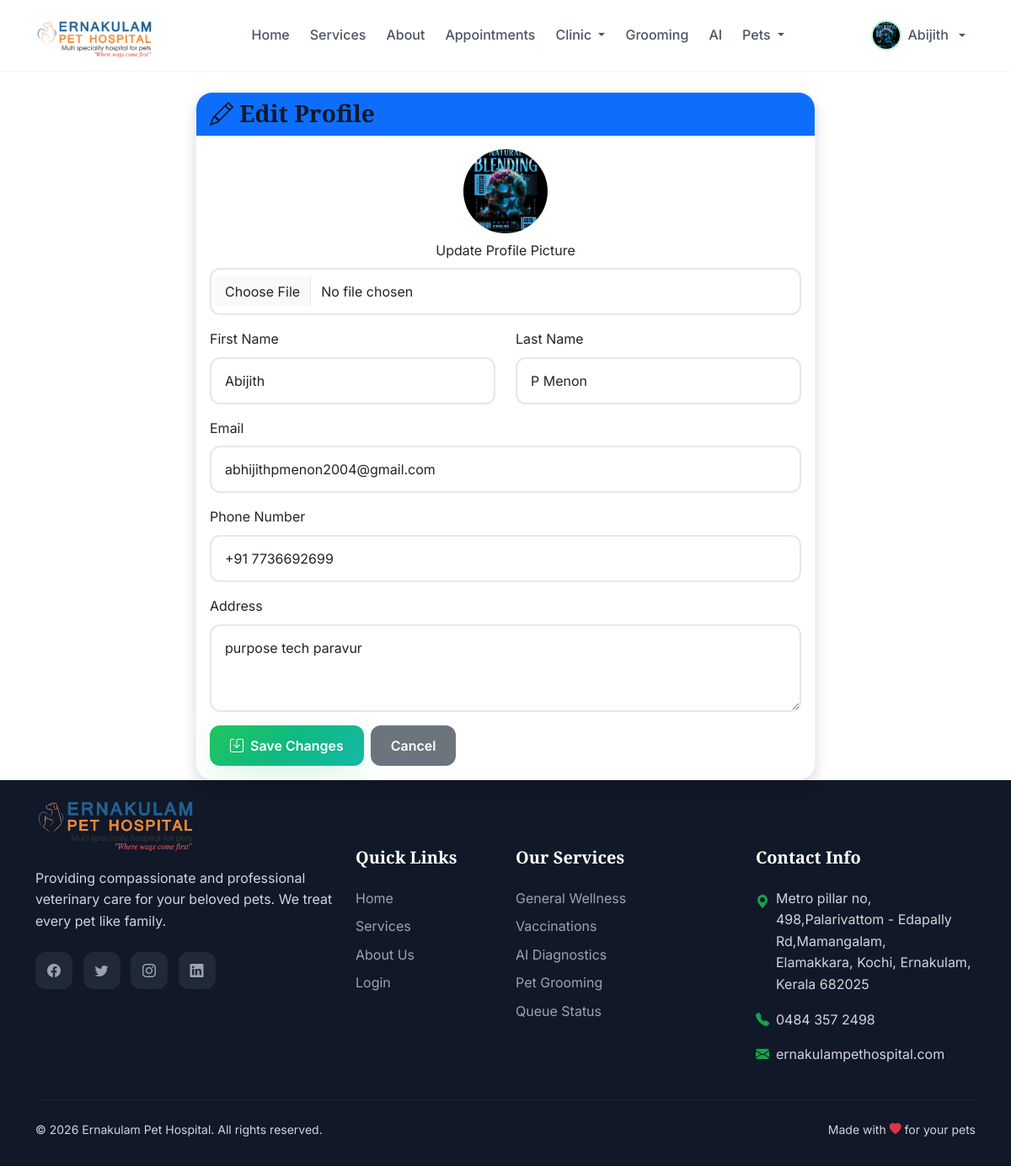
Page /accounts/profile/edit/ (signed in) on the committed database.
### accounts/models.py (models this page shows, shortened)
class User(AbstractUser):
    USER_ROLES = (
        ('ADMIN', 'Administrator'),
        ('VET', 'Veterinarian'),
        ('OWNER', 'Pet Owner'),
    )
    role = models.CharField(max_length=20, choices=USER_ROLES, default='OWNER')
    phone_regex = RegexValidator(
        regex=r'^\+?1?\d{9,15}$',
        message="Phone number must be entered in the format: '+999999999'. Up to 15 digits allowed."
    )
    phone_number = models.CharField(validators=[phone_regex], max_length=17, blank=True)
    address = models.TextField(blank=True)
    date_of_birth = models.DateField(null=True, blank=True)
    profile_picture = models.ImageField(upload_to='profiles/', null=True, blank=True)
    is_active_account = models.BooleanField(default=True)
    created_at = models.DateTimeField(auto_now_add=True)
    updated_at = models.DateTimeField(auto_now=True)
    class Meta:
        ordering = ['-date_joined']
    @property
    def is_pet_owner(self):
        return self.role == 'OWNER'

### accounts/views.py (the view, shortened to what this page needs)
# urls.py: path('profile/edit/', views.edit_profile, name='edit_profile'),
@login_required
def edit_profile(request):
    return render(request, 'accounts/edit_profile.html')

### templates/accounts/edit_profile.html (shortened to what this page needs)
{% extends 'base.html' %}
{% block content %}
<div class="container mt-4">
    <div class="row">
        <div class="col-md-8 offset-md-2">
            <div class="card shadow">
                <div class="card-header bg-primary text-white">
                    <h3 class="mb-0"><i class="bi bi-pencil"></i> Edit Profile</h3>
                </div>
                <div class="card-body">
                    <form method="post" enctype="multipart/form-data">
                        <div class="mb-3 text-center">
                            {% if user.profile_picture %}
                                <img src="{{ user.profile_picture.url }}" alt="Profile" class="rounded-circle mb-2" style="width: 100px; height: 100px; object-fit: cover;">
                            {% endif %}
                            <div>
                                <label for="profile_picture" class="form-label">Update Profile Picture</label>
                                <input type="file" name="profile_picture" class="form-control" id="profile_picture" accept="image/*">
                            </div>
                        </div>
                        <div class="row">
                            <div class="col-md-6 mb-3">
                                <label for="first_name" class="form-label">First Name</label>
                                <input type="text"
                                       class="form-control"
                                       id="first_name"
                                       name="first_name"
                                       value="{{ user.first_name }}">
                            </div>
                            <div class="col-md-6 mb-3">
                                <label for="last_name" class="form-label">Last Name</label>
                                <input type="text"
                                       class="form-control"
                                       id="last_name"
                                       name="last_name"
                                       value="{{ user.last_name }}">
                            </div>
                        </div>
                        <div class="mb-3">
                            <label for="email" class="form-label">Email</label>
                            <input type="email"
                                   class="form-control"
                                   id="email"
                                   name="email"
                                   value="{{ user.email }}">
                        </div>
                        <div class="mb-3">
                            <label for="phone_number" class="form-label">Phone Number</label>
                            <input type="tel"
                                   class="form-control"
                                   id="phone_number"
                                   name="phone_number"
                                   value="{{ user.phone_number }}">
                        </div>
                        <div class="mb-3">
                            <label for="address" class="form-label">Address</label>
                            <textarea class="form-control"
                                      id="address"
                                      name="address"
                                      rows="3">{{ user.address }}</textarea>
                        </div>
                        <div class="d-flex gap-2">
                            <button type="submit" class="btn btn-primary">
                                <i class="bi bi-save"></i> Save Changes
                            </button>
                            <a href="{% url 'accounts:profile' %}" class="btn btn-secondary">
                                Cancel
                            </a>
                        </div>
                    </form>
                </div>
            </div>
        </div>
    </div>
</div>
{% endblock %}

### templates/base.html (shortened to what this page needs)
<!DOCTYPE html>
<html lang="en">
<head>
    <link href="https://cdn.jsdelivr.net/npm/bootstrap@5.3.0/dist/css/bootstrap.min.css" rel="stylesheet">
    <link rel="stylesheet" href="https://cdn.jsdelivr.net/npm/bootstrap-icons@1.11.0/font/bootstrap-icons.css">
    <link href="https://unpkg.com/aos@2.3.1/dist/aos.css" rel="stylesheet">
</head>
<body class="d-flex flex-column min-vh-100">
    <nav class="navbar navbar-expand-lg sticky-top">
        <div class="container">
            <a class="navbar-brand" href="{% url 'home' %}" style="position: relative; width: 150px; display: flex; align-items: center;">
                <img src="/media/logo/logo.png" alt="Logo" style="height: 140px; width: auto; position: absolute; top: -60px; left: 0; z-index: 1000;">
            </a>
            <div class="collapse navbar-collapse" id="navbarNav">
                <ul class="navbar-nav mx-auto">
                    <li class="nav-item">
                        <a class="nav-link {% if request.path == '/' %}active{% endif %}" href="{% url 'home' %}">
                            Home
                        </a>
                    </li>
                    <li class="nav-item">
                        <a class="nav-link {% if 'services' in request.path %}active{% endif %}" href="{% url 'services' %}">
                            Services
                        </a>
                    </li>
                    <li class="nav-item">
                        <a class="nav-link {% if 'about' in request.path %}active{% endif %}" href="{% url 'about' %}">
                            About
                        </a>
                    </li>
                    {% if user.is_authenticated %}
                        <li class="nav-item">
                            <a class="nav-link " href="{% url 'appointments:list' %}">
                                Appointments
                            </a>
                        </li>
                        <li class="nav-item dropdown">
                            <a class="nav-link dropdown-toggle " href="#" id="clinicDropdown" role="button" data-bs-toggle="dropdown">
                                Clinic
                            </a>
                        </li>
                        <li class="nav-item">
                            <a class="nav-link {% if 'grooming' in request.path %}active{% endif %}" href="{% url 'appointments:grooming_services' %}">
                                Grooming
                            </a>
                        </li>
                        <li class="nav-item">
                            <a class="nav-link {% if 'ai_diagnosis' in request.path %}active{% endif %}" href="{% url 'ai_diagnosis:home' %}">
                                AI
                            </a>
                        </li>
                        {% if user.is_pet_owner %}
                        <li class="nav-item dropdown">
                            <a class="nav-link dropdown-toggle {% if 'medical_records' in request.path or 'records' in request.path %}active{% endif %}" href="#" id="petsDropdown" role="button" data-bs-toggle="dropdown">
                                Pets
                            </a>
                        </li>
                        {% endif %}
                    {% endif %}
                </ul>
                <ul class="navbar-nav">
                    {% if user.is_authenticated %}
                        <li class="nav-item dropdown">
                            <a class="nav-link dropdown-toggle d-flex align-items-center gap-2" href="#" id="userDropdown" role="button" data-bs-toggle="dropdown">
                                {% if user.profile_picture %}
                                    <img src="{{ user.profile_picture.url }}" class="rounded-circle" style="width: 36px; height: 36px; object-fit: cover; border: 2px solid var(--primary-200);">
                                {% else %}
                                    <div class="rounded-circle d-flex align-items-center justify-content-center" style="width: 36px; height: 36px; background: var(--primary-100); color: var(--primary-600);">
                                        <i class="bi bi-person-fill"></i>
                                    </div>
                                {% endif %}
                                <span class="d-none d-lg-inline">{{ user.first_name|default:user.username }}</span>
                            </a>
                        </li>
                    {% endif %}
                </ul>
            </div>
        </div>
    </nav>
    <main class="flex-grow-1">
        {% block content %}{% endblock %}
    </main>
    <footer class="footer mt-auto">
        <div class="container">
            <div class="row g-4">
                <div class="col-lg-4">
                    <div class="footer-brand" style="position:relative; padding-left: 140px; min-hight: 60px; display: flex; align-items: center;">
                        <img src="/media/logo/logo.png" alt="Logo" style="position: absolute; left: 0; top: -120px; height: 190px; width: auto;">
                    </div>
                    <p class="mb-4">Providing compassionate and professional veterinary care for your beloved pets. We treat every pet like family.</p>
                    <div class="social-links">
                        <a href="#"><i class="bi bi-facebook"></i></a>
                        <a href="#"><i class="bi bi-twitter"></i></a>
                        <a href="#"><i class="bi bi-instagram"></i></a>
                        <a href="#"><i class="bi bi-linkedin"></i></a>
                    </div>
                </div>
                <div class="col-lg-2 col-md-4">
                    <h5>Quick Links</h5>
                    <ul class="list-unstyled">
                        <li class="mb-2"><a href="{% url 'home' %}">Home</a></li>
                        <li class="mb-2"><a href="{% url 'services' %}">Services</a></li>
                        <li class="mb-2"><a href="{% url 'about' %}">About Us</a></li>
                        <li class="mb-2"><a href="{% url 'accounts:login' %}">Login</a></li>
                    </ul>
                </div>
                <div class="col-lg-3 col-md-4">
                    <h5>Our Services</h5>
                    <ul class="list-unstyled">
                        <li class="mb-2"><a href="{% url 'services' %}">General Wellness</a></li>
                        <li class="mb-2"><a href="{% url 'medical_records:vaccination_list' %}">Vaccinations</a></li>
                        <li class="mb-2"><a href="{% url 'ai_diagnosis:home' %}">AI Diagnostics</a></li>
                        <li class="mb-2"><a href="{% url 'appointments:grooming_services' %}">Pet Grooming</a></li>
                        <li class="mb-2"><a href="{% url 'appointments:queue_status' %}">Queue Status</a></li>
                    </ul>
                </div>
                <div class="col-lg-3 col-md-4">
                    <h5>Contact Info</h5>
                    <ul class="list-unstyled">
                        <li class="mb-3 d-flex align-items-start gap-2">
                            <i class="bi bi-geo-alt-fill text-primary-600 mt-1"></i>
                            <span>Metro pillar no, 498,Palarivattom - Edapally Rd,Mamangalam,<br>Elamakkara, Kochi, Ernakulam, Kerala 682025</span>
                        </li>
                        <li class="mb-3 d-flex align-items-center gap-2">
                            <i class="bi bi-telephone-fill text-primary-600"></i>
                            <span>0484 357 2498</span>
                        </li>
                        <li class="mb-3 d-flex align-items-center gap-2">
                            <i class="bi bi-envelope-fill text-primary-600"></i>
                            <span>ernakulampethospital.com</span>
                        </li>
                    </ul>
                </div>
            </div>
            <hr class="my-4" style="border-color: var(--gray-700);">
            <div class="row align-items-center">
                <div class="col-md-6 text-center text-md-start">
                    <p class="mb-0 small">&copy; 2026 Ernakulam Pet Hospital. All rights reserved.</p>
                </div>
                <div class="col-md-6 text-center text-md-end">
                    <p class="mb-0 small">Made with <i class="bi bi-heart-fill text-danger"></i> for your pets</p>
                </div>
            </div>
        </div>
    </footer>
</body>
</html>

### rows in the picture
User: profile_picture (picture), first_name "Abijith", last_name "P Menon", email "abhijithpmenon2004@gmail.com", phone_number "+91 7736692699", address "purpose tech paravur"
